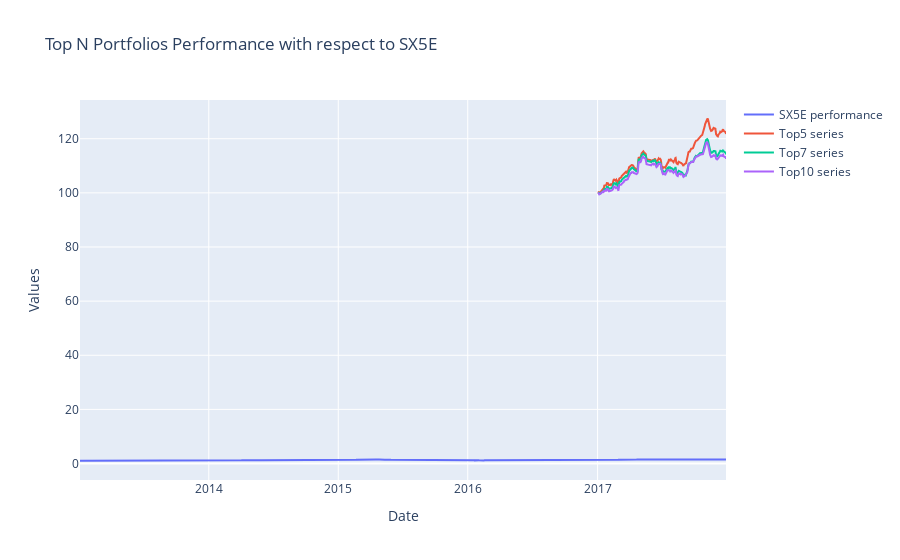

Notebook code for this chart:
### Code cell
plot_portfolios(portfolio_series_LSTM, index_ret=index_returns)

### Figure 1 — Plotly figure (JSON) as saved in the notebook; plotly's stock layout.template omitted (floating-point values rounded to 4 significant figures; data arrays with more than 128 entries replaced by an {"elided": "..."} marker saying what was removed)
{"data": [{"mode": "lines", "name": "SX5E performance", "type": "scatter", "x": {"elided": "1271 str values"}, "y": {"elided": "1271 float values"}}, {"mode": "lines", "name": "Top5 series", "type": "scatter", "x": {"elided": "254 str values"}, "y": {"elided": "254 float values"}}, {"mode": "lines", "name": "Top7 series", "type": "scatter", "x": {"elided": "254 str values"}, "y": {"elided": "254 float values"}}, {"mode": "lines", "name": "Top10 series", "type": "scatter", "x": {"elided": "254 str values"}, "y": {"elided": "254 float values"}}], "layout": {"title": {"text": "Top N Portfolios Performance with respect to SX5E"}, "xaxis": {"title": {"text": "Date"}}, "yaxis": {"title": {"text": "Values"}}}}
